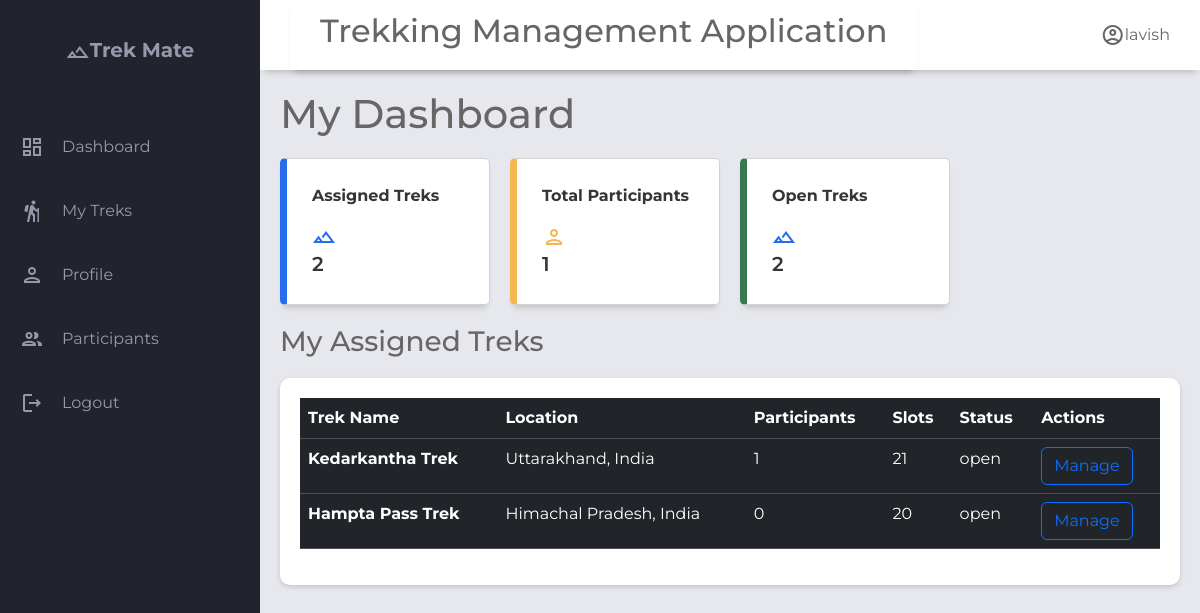
The app's page /staff/2/dashboard with its own data.
### application/models.py (models this page shows)
class User(db.Model):
    __tablename__='user'
    id= db.Column(db.Integer, primary_key=True)
    username=db.Column(db.String(),unique=True,nullable=False)
    email=db.Column(db.String(),unique=True,nullable=False)
    password=db.Column(db.String(),nullable=False)
    full_name        = db.Column(db.String(), nullable=True)
    phone            = db.Column(db.String(), nullable=True)
    role=db.Column(Enum('admin','trek staff','trekker',name='user_role'),nullable=False,default='trekker')# admin | trek staff | trekker
    is_blacklisted=db.Column(db.Boolean,default=False)
    blacklist_reason=db.Column(db.Text,nullable=True)
    is_active=db.Column(db.Boolean,default=True)
    created_at       = db.Column(db.DateTime, default=db.func.now())
    updated_at       = db.Column(db.DateTime, onupdate=db.func.now())
    bookings=db.relationship('Booking',lazy=True, back_populates='user',cascade="all, delete-orphan") #all → apply operations like save, update, delete to the related bookings.
    staff_profile=db.relationship('Staff_profile',lazy=True,uselist=False,back_populates='user') #uselist= False means One-to-one (single object) while default it is one-to-many

class Trek(db.Model):
    __tablename__='trek'
    id              = db.Column(db.Integer, primary_key=True)
    name            = db.Column(db.String(), nullable=False)
    description     = db.Column(db.Text, nullable=True)
    location        = db.Column(db.String(), nullable=True)
    difficulty      = db.Column(db.String(), nullable=False, default='moderate')  # easy | moderate | hard
    duration_days   = db.Column(db.Integer, nullable=False)
    start_date      = db.Column(db.DateTime, nullable=True)
    end_date        = db.Column(db.DateTime, nullable=True)
    max_slots       = db.Column(db.Integer, nullable=False, default=20)
    available_slots = db.Column(db.Integer, nullable=False, default=20)
    price           = db.Column(db.Numeric, nullable=False, default=0.0)
    status          = db.Column(Enum('open','closed',name='trek_status'),nullable=False, default='pending')
    trek_progress   = db.Column(Enum('upcoming','started','completed',name="trek_progress"),default='upcoming')
    created_at      = db.Column(db.DateTime, default=db.func.now())
    updated_at      = db.Column(db.DateTime, onupdate=db.func.now())
    image           = db.Column(db.String(200))
    assigned_staffs=db.relationship('Staff_profile',secondary='trek_staff_assignment',lazy=True,back_populates='assigned_treks')#many to many relationship
    bookings=db.relationship('Booking',back_populates='trek',lazy=True,cascade="all, delete-orphan")#one to many relationship as one trek can have multiple bookings but not other side, as one booking can belong to a single trek

### application/controller.py (the view)
@app.route("/staff/<int:staff_id>/dashboard")
def staff_home(staff_id):
    staff=Staff_profile.query.get(staff_id)
    if not staff:
        return render_template("s_not_exists.html")
    user=staff.user
    treks=staff.assigned_treks
    treks_count=len(treks)
    participants = 0
    for trek in treks:
        for booking in trek.bookings:
            if booking.booking_status != "cancelled":
                participants += booking.num_participants
    open_treks=0
    for trek in treks:
        if trek.status=='open':
            open_treks+=1
    trek_participants={}
    for trek in treks:
        total=0
        for booking in trek.bookings:
            if booking.booking_status!="cancelled":
                total+=booking.num_participants
        trek_participants[trek.id]=total
    return render_template("staff_dashboard.html",user=user,treks=treks,treks_count=treks_count,participants_count=participants,open_treks_count=open_treks,staff=staff,trek_participants=trek_participants)

### templates/staff_dashboard.html (shortened to what this page needs)
{% extends "staff_base.html" %}
{% block header_title %}
My Dashboard
{% endblock %}
{% block content %}
<div class="main-cards">
  <div class="card">
    <div class="class-inner">
      <p class="text-most-important">Assigned Treks</p>
      <span class="material-icons-outlined text-blue ">landscape</span>
    </div>
    <span class="text-most-important font-weight-bold">{{ treks_count }}</span>
  </div>
  <div class="card">
    <div class="class-inner">
      <p class="text-most-important">Total Participants</p>
      <span class="material-icons-outlined text-orange">person</span>
    </div>
    <span class="text-most-important font-weight-bold">{{ participants_count }}</span>
  </div>
  <div class="card">
    <div class="class-inner">
      <p class="text-most-important">Open Treks</p>
      <span class="material-icons-outlined text-blue ">landscape</span>
    </div>
    <span class="text-most-important font-weight-bold">{{ open_treks_count }}</span>
  </div>
</div>
<div class="main-bottom">
  <div class="heading-title">
    <h3>My Assigned Treks</h3>
  </div>
  <section class="table-section">
    <div class="table-content">
      <table class="table table-dark table-hover">
        <thead>
          <tr>
            <th scope="col">Trek Name</th>
            <th scope="col">Location</th>
            <th scope="col">Participants</th>
            <th scope="col">Slots</th>
            <th scope="col">Status</th>
            <th scope="col">Actions</th>
          </tr>
        </thead>
        <tbody class="table-hover">
          {% for trek in treks %}
          <tr>
            <th scope="row">{{trek.name}}</th>
            <td>{{ trek.location}}</td>
            <td>{{trek_participants[trek.id]}}</td>
            <td>{{ trek.max_slots }}</td>
            <td>{{trek.status}}</td>
            <td>
              <a href="{{ url_for('manage_trek',staff_id=staff.id, trek_id=trek.id) }}" class="btn btn-outline-primary">Manage</a>
            </td>
          </tr>
          {% endfor %}
        </tbody>
      </table>
    </div>
  </section>
</div>
{% endblock %}

### templates/staff_base.html (shortened to what this page needs)
<!DOCTYPE html>
<html lang="en">
<head>
    <link rel="stylesheet" href="https://cdn.jsdelivr.net/npm/bootstrap@5.3.8/dist/css/bootstrap.min.css">
    <link rel="stylesheet" href="{{ url_for('static',filename='style.css') }}">
</head>
<body>
    <div class="grid-container">
        <header class="header">
            <div class="header left">
                <h2>Trekking Management Application</h2>
            </div>
            <div class="header-right">
                <span class="material-icons-outlined">account_circle</span>{{user.username}}
            </div>
        </header>
        <aside id="sidebar">
            <div class="sidebar-title">
                <div class="sidebar-brand">
                    <span class="material-icons-outlined">filter_hdr</span>Trek Mate
                </div>
            </div>
            <ul class="sidebar-list">
                <li class="sidebar-list-item">
                    <span class="material-icons-outlined">dashboard</span><a href="/staff/{{staff.id}}/dashboard">Dashboard</a>
                </li>
                <li class="sidebar-list-item">
                    <span class="material-icons-outlined">hiking</span> <a href="{{ url_for('staff_treks',staff_id=staff.id)}}">My Treks</a>
                </li>
                <li class="sidebar-list-item">
                    <span class="material-icons-outlined">person</span> <a href="{{url_for('staff_profile',staff_id=staff.id)}}">Profile</a>
                </li>
                <li class="sidebar-list-item">
                    <span class="material-icons-outlined">group</span> <a href="{{ url_for('staff_participants', staff_id=staff.id) }}">Participants</a>
                </li>
                <li class="sidebar-list-item">
                    <span class="material-icons-outlined">logout</span> <a href="/login">Logout</a>
                </li>
            </ul>
        </aside>
        <main class="main-container">
            <h1>{% block header_title %}Staff Dashboard{% endblock %}</h1>
            {% block content %}
            {% endblock %}
        </main>
    </div>
</body>
</html>

### static/style.css (style rules this page uses)
body { margin: 0; padding: 0; box-sizing: border-box; background-color: #e6e8ed; color: #666666; font-family: "Montserrat",sans-serif; }
.material-icons-outlined { vertical-align: middle; line-height: 1px; }
.text-most-important { color: #151414; }
.text-blue { color: #246dec; }
.text-orange { color: #f5b74f; }
.font-weight-bold { font-weight: 600; }
.grid-container { display: grid; grid-template-columns: 260px 1fr 1fr 1fr ; grid-template-rows: 0.2fr 3fr; grid-template-areas: "sidebar header header header" "sidebar main main main" ; height: 100vh; }
.header { grid-area: header; height: 70px; background-color: #ffffff; display: flex; align-items: center; justify-content: space-between; padding: 0 30px 0 30px; box-shadow: 0 6px 7px -4px rgba(0,0,0,0.2); }
#sidebar { grid-area: sidebar; height: 100%; background-color: #21232d; color: #9799ab; overflow-y: auto; transition: all 0.5s; }
.sidebar-title { display: flex; justify-content: center; align-items: center; padding: 20px 20px 20px 20px; margin-bottom: 30px; }
.sidebar-brand { margin-top: 15px; font-size: 20px; font-weight: 700; }
.sidebar-list { padding: 0; margin-top: 15px; list-style-type: none; width:100%; }
.sidebar-list-item { padding: 20px 20px 20px 20px; display: flex; align-items: center; width:100%; gap: 18px; border-radius:10px; transition:0.3s; }
.main-container { grid-area: main; overflow-y: auto; padding: 20px 20px; }
.main-cards { display: grid; grid-template-columns: 1fr 1fr 1fr 1fr; gap: 20px; margin: 20px 0; }
.card { display: flex; flex-direction: column; justify-content: space-around; padding: 25px; background-color: #ffffff; box-sizing: border-box; border: 1px solid #d2d2d3; border-radius: 5px; box-shadow: 0 6px 7px -4px rgba(0,0,0,0.2); }
.card:first-child { border-left: 7px solid #246dec; }
.card:nth-child(2) { border-left: 7px solid #f5b74f; }
.card:nth-child(3) { border-left: 7px solid #367952; }
.card > span { font-size: 20px; font-weight: 600; }
.table-content { width: 100%; margin-top: 20px; background:white; border-radius:10px; padding:20px; box-shadow:0 2px 5px rgba(0,0,0,.15); }
table { width: 100%; border-collapse:collapse; }
th,td { padding:15px; text-align:left; }
thead { background:#f5f5f5; }

### templates/staff_base.html (style rules this page uses)
a { text-decoration: none; color: #9799ab; }
.text-most-important { color: #363434; font-weight: bolder; }

### templates/staff_dashboard.html (style rules this page uses)
a { text-decoration: none; color: #9799ab; }
.text-most-important { color: #363434; font-weight: bolder; }

### records on screen
User: username "lavish"
Trek: name "Kedarkantha Trek", location "Uttarakhand, India", id "1", max_slots "21", status "open"
Trek: name "Hampta Pass Trek", location "Himachal Pradesh, India", price "0", max_slots "20", status "open"

### other values on screen
{{ treks_count }} "2"
{{ participants_count }} "1"
{{ open_treks_count }} "2"
